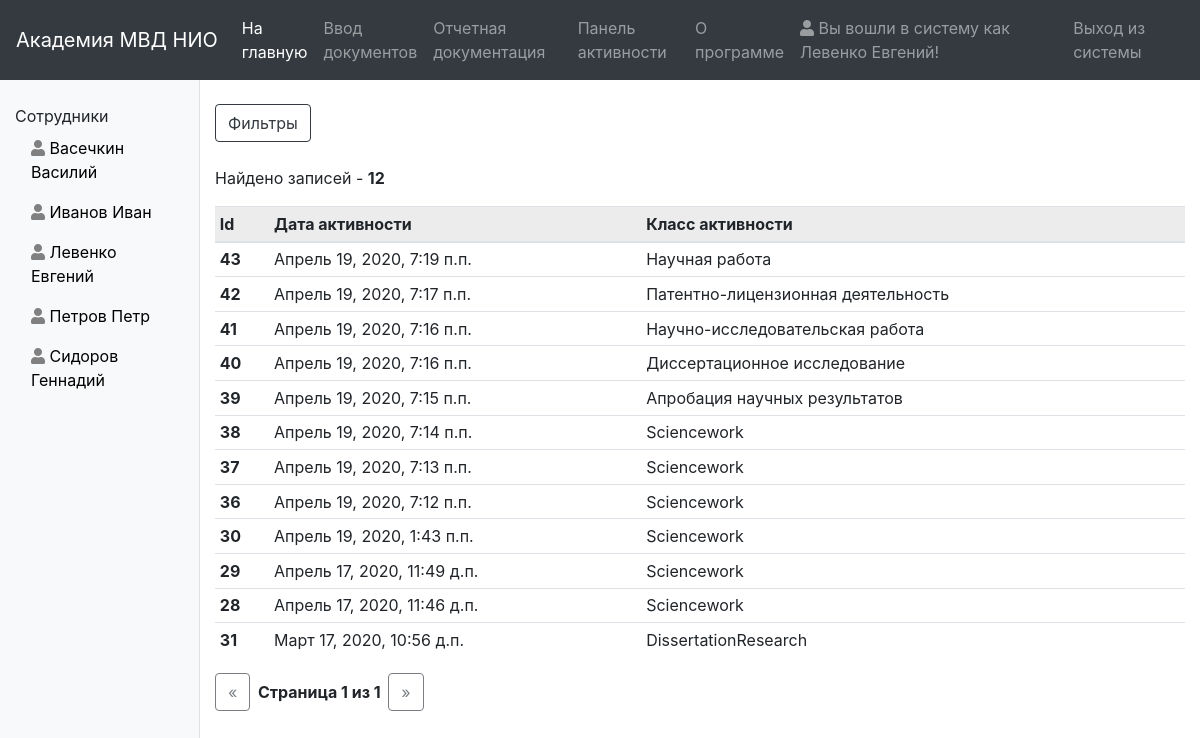
/dashboard/1/activity/ (signed in), run on an earlier commit of the app's database.
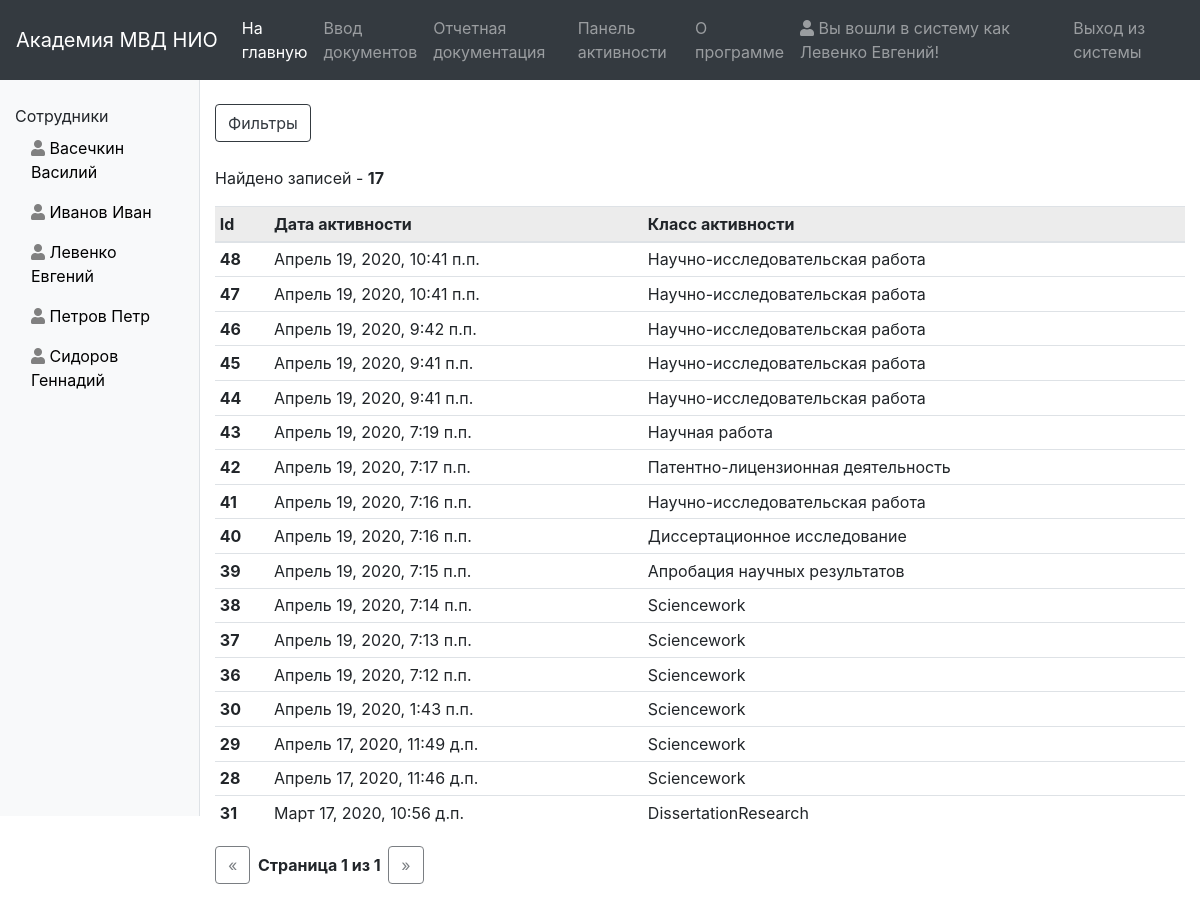
And on a later commit of the database.
### dashboard/models.py (models this page shows, shortened)
class DashBoard(models.Model):
    user = models.ForeignKey(User, on_delete=models.CASCADE, null=True, verbose_name="Пользователь")
    activity_date = models.DateTimeField(null=True, verbose_name="Дата активности")
    activity_class = models.CharField(max_length=100, null=True, verbose_name="Класс")
    class Meta:
        ordering = ('-activity_date',)
        verbose_name = 'Активность'
        verbose_name_plural = 'Активности'

### dashboard/views.py (the view)
# urls.py: path('<user_id>/activity/', permission_required('anr.add_dashboard')(views.dashboard_item), name='item'),
def dashboard_item(request, user_id):
    user = get_object_or_404(User, pk=user_id)
    f = DashBoardItemFilter(request.GET, queryset=DashBoard.objects.filter(user_id=user.id))
    paginator = Paginator(f.qs, 50)
    page = request.GET.get('page')
    works = paginator.get_page(page)
    return render(request, 'dashboard/dashboard_item.html', {'list': works,
                                                             'filter': f,
                                                             'user_id': user_id,
                                                             'user_list': User.objects.all().order_by('last_name')
                                                             })

### context_processors/side_panel_context.py (called while the page is built)
def counts(request):
    return {'author_count': Author.objects.all().count(),
            'sciencework_count': Sciencework.objects.all().count(),
            'nir_count': NIR.objects.all().count(),
            'pld_count': PLD.objects.all().count(),
            'dissertation_count': DissertationResearch.objects.all().count(),
            'anr_count': ANR.objects.all().count(),
            }

### dashboard/templates/dashboard/dashboard_item.html (shortened to what this page needs)
{% extends "base_list.html" %}
{% load url_replace %}
{% load static %}
{% block side_panel %}
    {% include "index/common/navs/side_panel_dashboard.html" %}
{% endblock %}
{% block list %}
    <table class="table table-sm">
        <thead class="table-active">
        <tr>
            <th>Id</th>
            <th>Дата активности</th>
            <th>Класс активности</th>
        </tr>
        </thead>
        <tbody>
        {% for dashboard in list %}
            <tr>
                <th>{{ dashboard.id }}</th>
                <td>{{ dashboard.activity_date }}</td>
                <td>{{ dashboard.activity_class }}</td>
            </tr>
        {% endfor %}
        </tbody>
    </table>
{% endblock %}

### templates/base_list.html (shortened to what this page needs)
{% extends "base.html" %}
{% load static %}
{% load url_replace %}
{% block nav %}
    {% include "index/common/navs/nav.html" %}
{% endblock %}
{% block content %}
    <div class="col-md-10">
        <br>
        <button class="btn btn-outline-dark" type="button" data-toggle="collapse" data-target="#form_filters" aria-controls="form_filters">Фильтры</button>
        <br>
        <br>
        {% if list %}
            <p>Найдено записей - <b>{{ filter.qs|length }}</b></p>
            {% block list %}{% endblock %}
            <nav aria-label="...">
                <ul class="pagination pagination-sm">
                    {% if list.has_previous %}
                        <li class="page-item">
                            <a class="btn btn-outline-dark" href="?{% url_replace request 'page' list.previous_page_number %}"><span aria-hidden="true">&laquo;</span></a>
                        </li>
                    {% else %}
                        <li class="page-item">
                            <a class="btn btn-outline-dark disabled" href="#"><span aria-hidden="true">&laquo;</span></a>
                        </li>
                    {% endif %}
                    <li class="page-item d-flex align-items-center disabled"><b>&nbsp;&nbsp;Страница {{ list.number }} из {{ list.paginator.num_pages }}&nbsp;&nbsp;</b></li>
                    {% if list.has_next %}
                        <li class="page-item">
                            <a class="btn btn-outline-dark" href="?{% url_replace request 'page' list.next_page_number %}"><span aria-hidden="true">&raquo;</span></a>
                        </li>
                    {% else %}
                        <li class="page-item">
                            <a class="btn btn-outline-dark disabled" href="#"><span aria-hidden="true">&raquo;</span></a>
                        </li>
                    {% endif %}
                </ul>
            </nav>
        {% else %}
            <p>Список пуст!</p>
        {% endif %}
    </div>
{% endblock %}

### templates/base.html (shortened to what this page needs)
<!DOCTYPE html>
<html lang="ru">
<head>
    {% load static %}
    <link rel="stylesheet" type="text/css" href="{% static 'index/css/style_main.css' %}">
    <link rel="stylesheet" href="https://stackpath.bootstrapcdn.com/bootstrap/4.4.1/css/bootstrap.min.css">
    <link rel="stylesheet" href="https://use.fontawesome.com/releases/v5.4.2/css/all.css">
    <link href="https://cdnjs.cloudflare.com/ajax/libs/select2/4.0.8/css/select2.min.css" rel="stylesheet" />
</head>
<body>
{% block nav %}{% endblock %}
<div class="container-fluid">
    <div class="row">
        {% block side_panel %}{% endblock %}
        {% block content %}{% endblock %}
    </div>
</div>
</body>
</html>

### index/templates/index/common/navs/nav.html (shortened to what this page needs)
<nav class="navbar navbar-expand-lg navbar-dark bg-dark">
    <a class="navbar-brand" href="">Академия МВД НИО</a>
    <div class="collapse navbar-collapse" id="navbarSupportedContent">
        <ul class="navbar-nav mr-auto">
            {% if user.is_authenticated  %}
                {% if perms.dashboard %}
                    <li class="nav-item active">
                        <a class="nav-link" href="{% url 'index:index' %}">На главную<span class="sr-only">(current)</span></a>
                    </li>
                    <li class="nav-item">
                        <a class="nav-link" href="{% url 'authors:list' %}">Ввод документов</a>
                    </li>
                    <li class="nav-item">
                        <a class="nav-link" href="{% url 'reporting:employee' %}">Отчетная документация</a>
                    </li>
                    <li class="nav-item">
                        <a class="nav-link" href="{% url 'dashboard:main' %}">Панель активности</a>
                    </li>
                    <li class="nav-item">
                        <a class="nav-link" href="{% url 'index:about' %}">О программе</a>
                    </li>
                {% endif %}
            {% endif %}
        </ul>
        <ul class="navbar-nav">
            {% if user.is_authenticated  %}
                <li class="nav-item">
                    <a class="nav-link"><i class="fas fa-user"></i> Вы вошли в систему как {{ user.last_name }} {{ user.first_name }}!</a>
                </li>
                <li class="nav-item">
                    <a class="nav-link" href="{% url 'logout' %}"> Выход из системы</a>
                </li>
            {% else %}
                <li class="nav-item">
                    <a class="nav-link" href="{% url 'login'  %}"><i class="fas fa-user"></i> Вход в систему</a>
                </li>
            {% endif %}
        </ul>
    </div>
</nav>

### index/templates/index/common/navs/side_panel_dashboard.html
<div class="col-sm-2 col-md-2 col-lg-2 col-xl-2 border-right" style="background-color: #f8f9fa; height: 92vh">
    <br>
    <div>Сотрудники</div>
    <ul id="navigate">
        {% for user in user_list %}
             <li><a class="nav-link" href="{% url 'dashboard:item' user.id %}" style="color: black;"><i class="fas fa-user"></i> {{ user.last_name }} {{ user.first_name }}</a></li>
        {% endfor %}
    </ul>
</div>

### dashboard/templates/dashboard/filters.html (shortened to what this page needs)
{% load static %}
{% load widget_tweaks %}

### index/static/index/css/style_main.css (style rules this page uses)
#navigate { padding: 0; margin-left: 0px; }
#navigate li { list-style-type: none; }
#navigate i { color: gray;!important; }

What changed in the data, as far as the page shows it:
added DashBoard: id "48", activity_date "Апрель 19, 2020, 10:41 п.п.", activity_class "Научно-исследовательская работа"
added DashBoard: id "47", activity_date "Апрель 19, 2020, 10:41 п.п.", activity_class "Научно-исследовательская работа"
added DashBoard: id "46", activity_date "Апрель 19, 2020, 9:42 п.п.", activity_class "Научно-исследовательская работа"
added DashBoard: id "45", activity_date "Апрель 19, 2020, 9:41 п.п.", activity_class "Научно-исследовательская работа"
added DashBoard: id "44", activity_date "Апрель 19, 2020, 9:41 п.п.", activity_class "Научно-исследовательская работа"
Also different on the page:
{{ filter.qs|length }}: "12" → "17"
